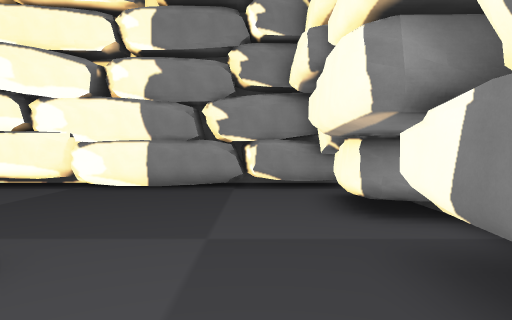
View 1 (above)

24 first-person views from a walk through a 3-D level made in the Godot game engine. The camera is 1.2 m above the floor, tilts 2° down and sees 75° across. The floor is counted in squares, 2.17 m on a side. Each view is taken from the middle of a square. On the plan, view 1 faces up. The plan holds only what a view shows up to about 9 squares ahead; the rest is blank.

View 2
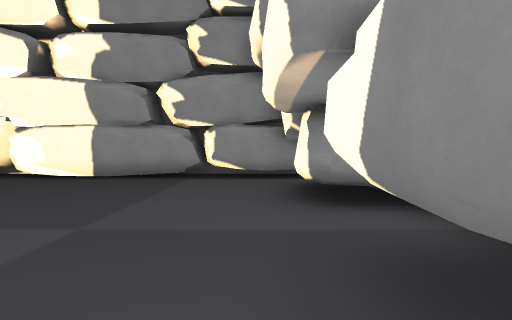

View 3
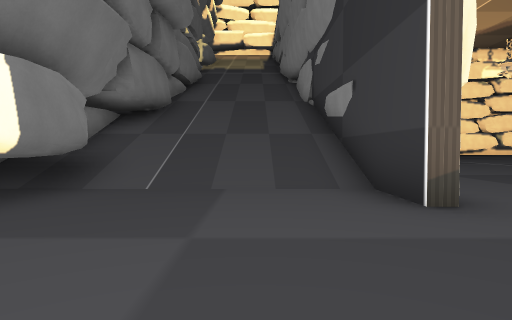

View 4
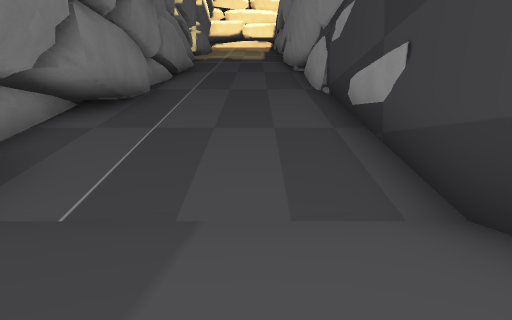

View 5
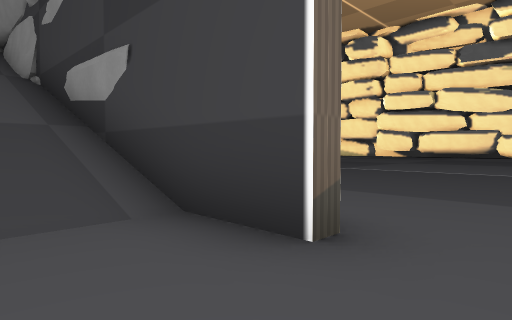

View 6
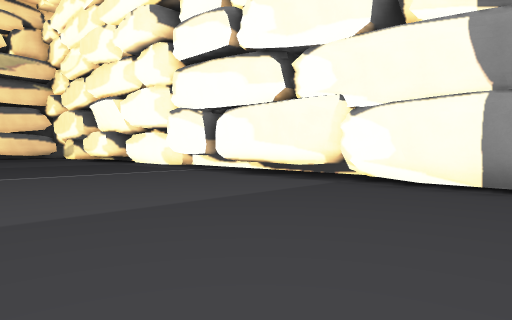

View 7
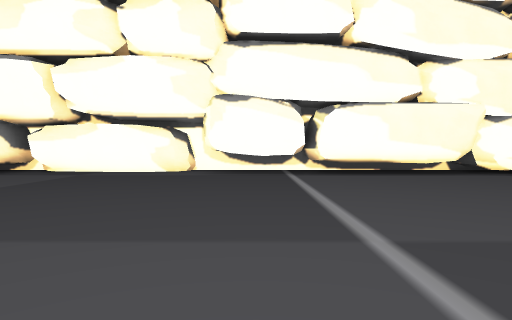

View 8
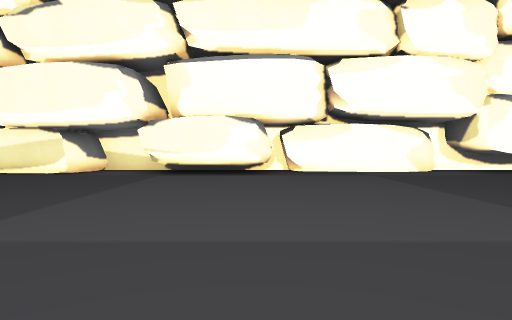

View 9
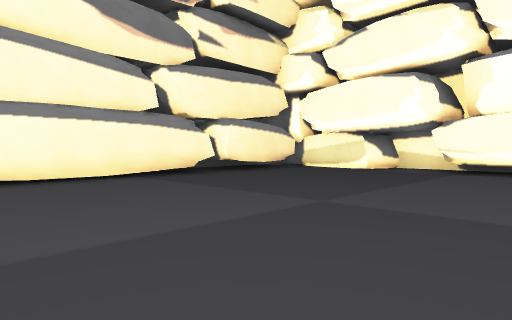

View 10
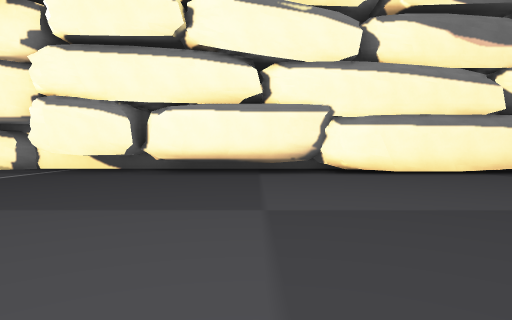

View 11
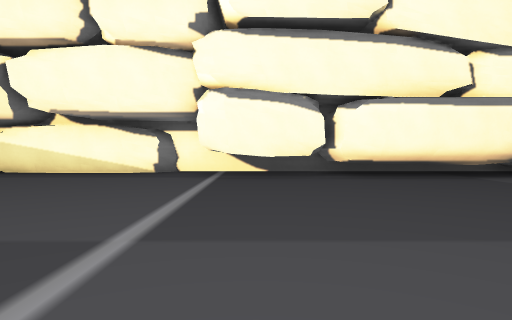

View 12
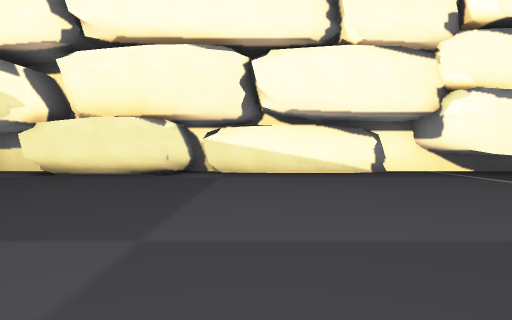

View 13
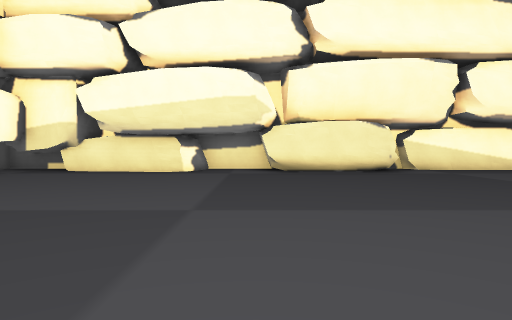

View 14
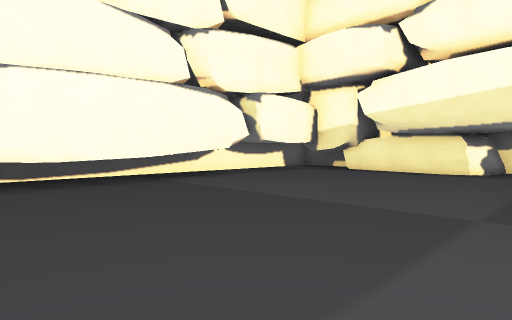

View 15
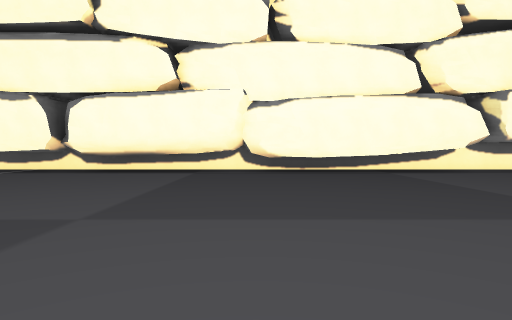

View 16
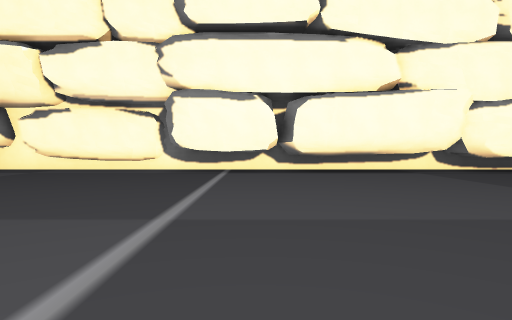

View 17
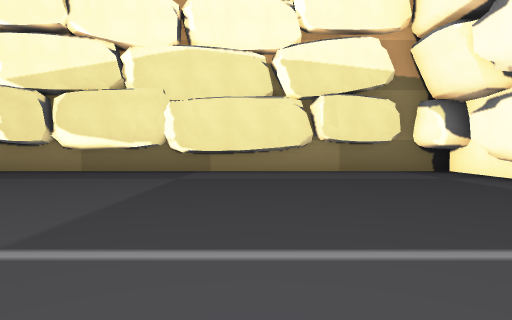

View 18
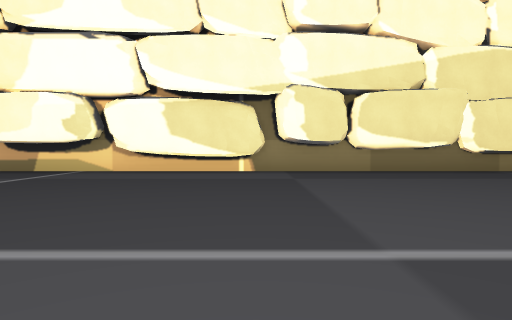

View 19
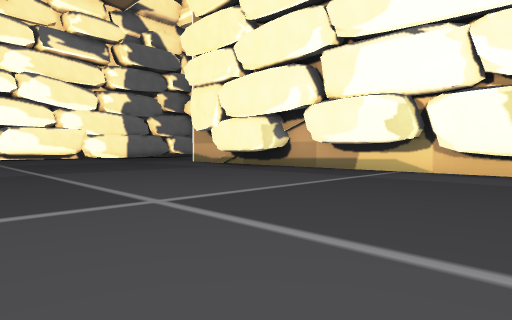

View 20
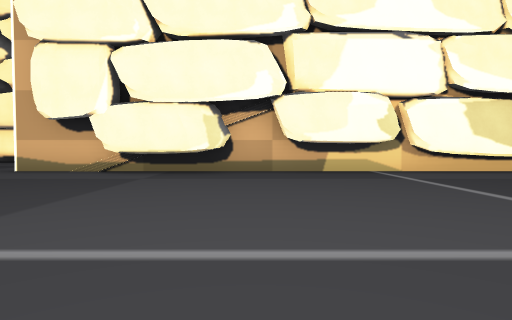

View 21
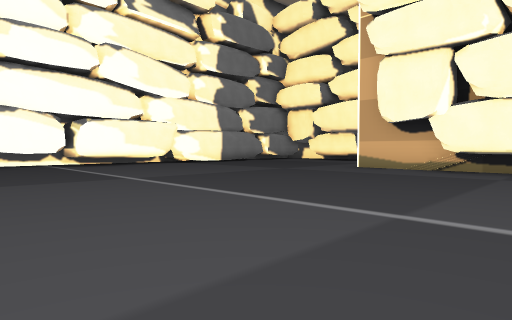

View 22
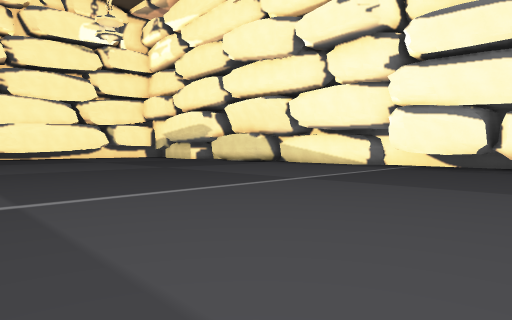

View 23
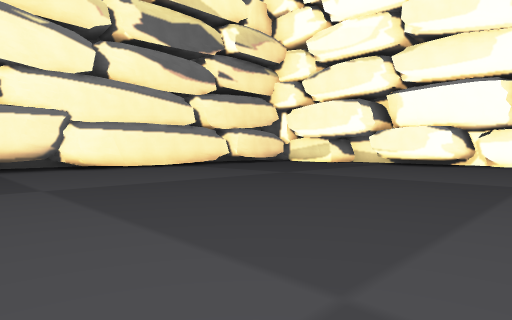

View 24
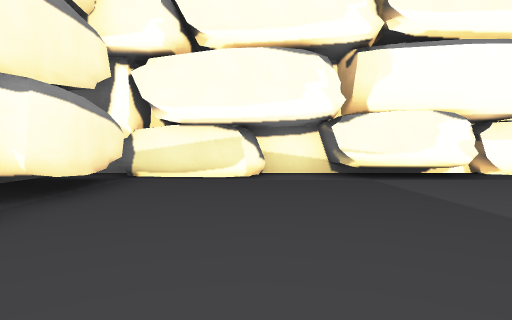

### Floor plan
Key: @ floor where view 1 was taken; # wall or solid block; . main floor; : floor 2 m higher than the main floor; / step, stairs or slope; = window, fence, low wall or low ledge; ^ raised ledge.
Columns run from 24 left of view 1 to 3 right of it. Each row starts with its distance up from view 1.
 11     ###     #^^^^^^
 10  ####.##########^^^##
  9  #..............^#^.#######
  8  =........................#
  7  =........................#
  6  #........................##
  5  #........................^#
  4  #......... ................
  3  #.........  .............#
  2  #...................#....#
  1  #...................#////##
  0  #...................#//@//#
 -1  =...................#////:#
 -2  =...................#////^
 -3  #.......... ........#////#^
 -4  #..........  .......#////#
 -5 ##.......... ........#////#
 -6 ##.......... ........#/
 -7 #..........  ........#/
 -8 #..........  ........#
 -9 #..........  ........#
-10 #..........  ........#
-11 #..........   .......#
-12 ##.........    ......#
-13  #........    . .....#
-14 ##.........  ........#
-15 #....................#
-16 #....................#
-17 ##...................#
-18  #...................#
-19  #...................#
-20  #...................#
-21  ################....#
-22                #######

Positions as (right, up) in squares from view 1, and headings:
1: (0, 0), facing up
2: (1, 1), facing up
3: (-1, 6), facing down
4: (-1, 4), facing down
5: (-1, 4), facing down-left
6: (-2, 4), facing up-left
7: (-10, 2), facing up
8: (-16, 2), facing up
9: (-16, 1), facing up-left
10: (-15, -1), facing left
11: (-16, -5), facing left
12: (-16, -10), facing left
13: (-15, -15), facing left
14: (-15, -15), facing down-left
15: (-15, -13), facing down
16: (-10, -13), facing down
17: (-11, -17), facing right
18: (-11, -10), facing right
19: (-11, -9), facing up-right
20: (-11, -3), facing right
21: (-12, -2), facing up-right
22: (-13, -2), facing down-left
23: (-13, -2), facing up-left
24: (-20, 3), facing up
